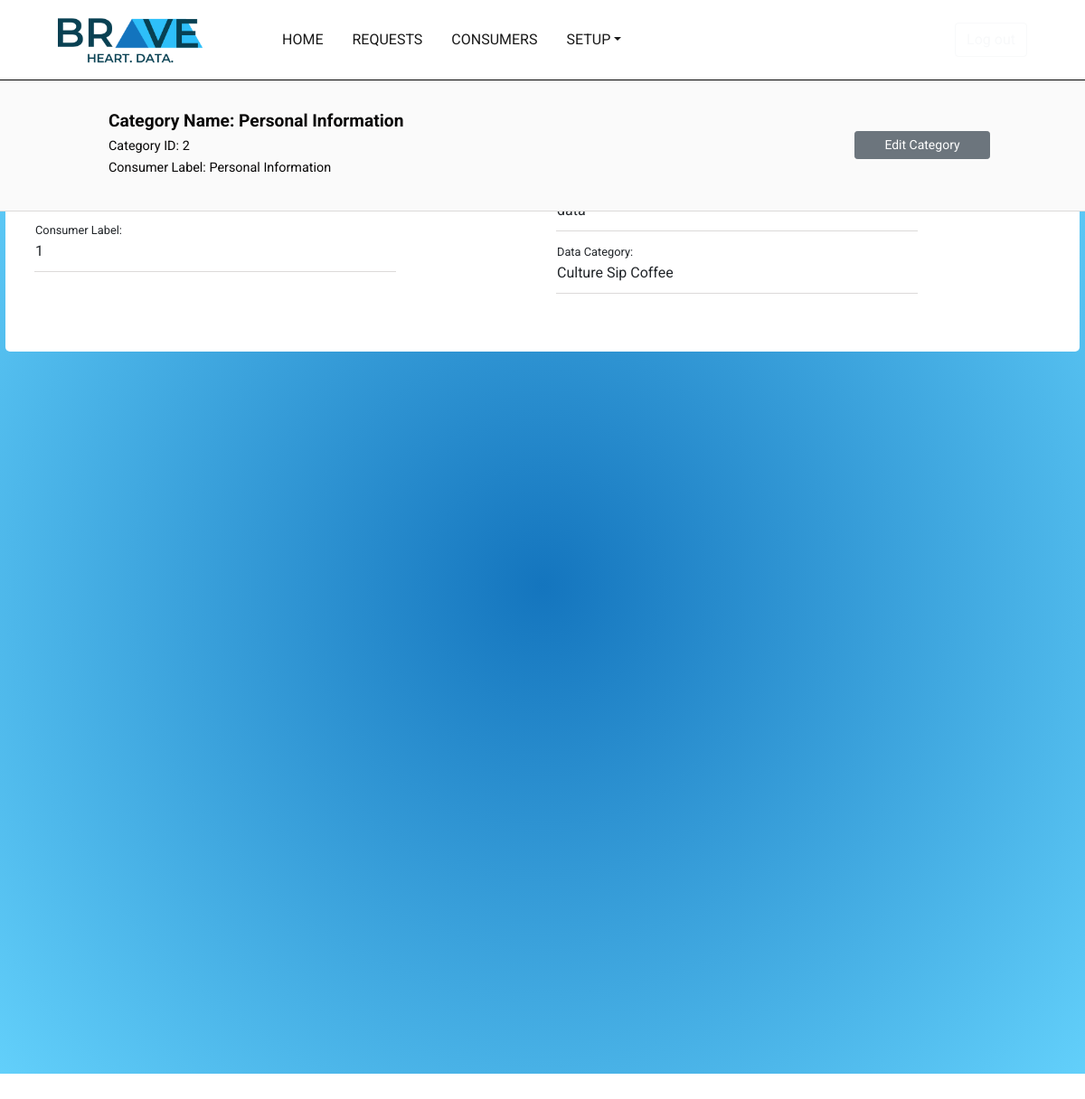
/metadata/category/2/ (signed in), run on an earlier commit of the app's database.
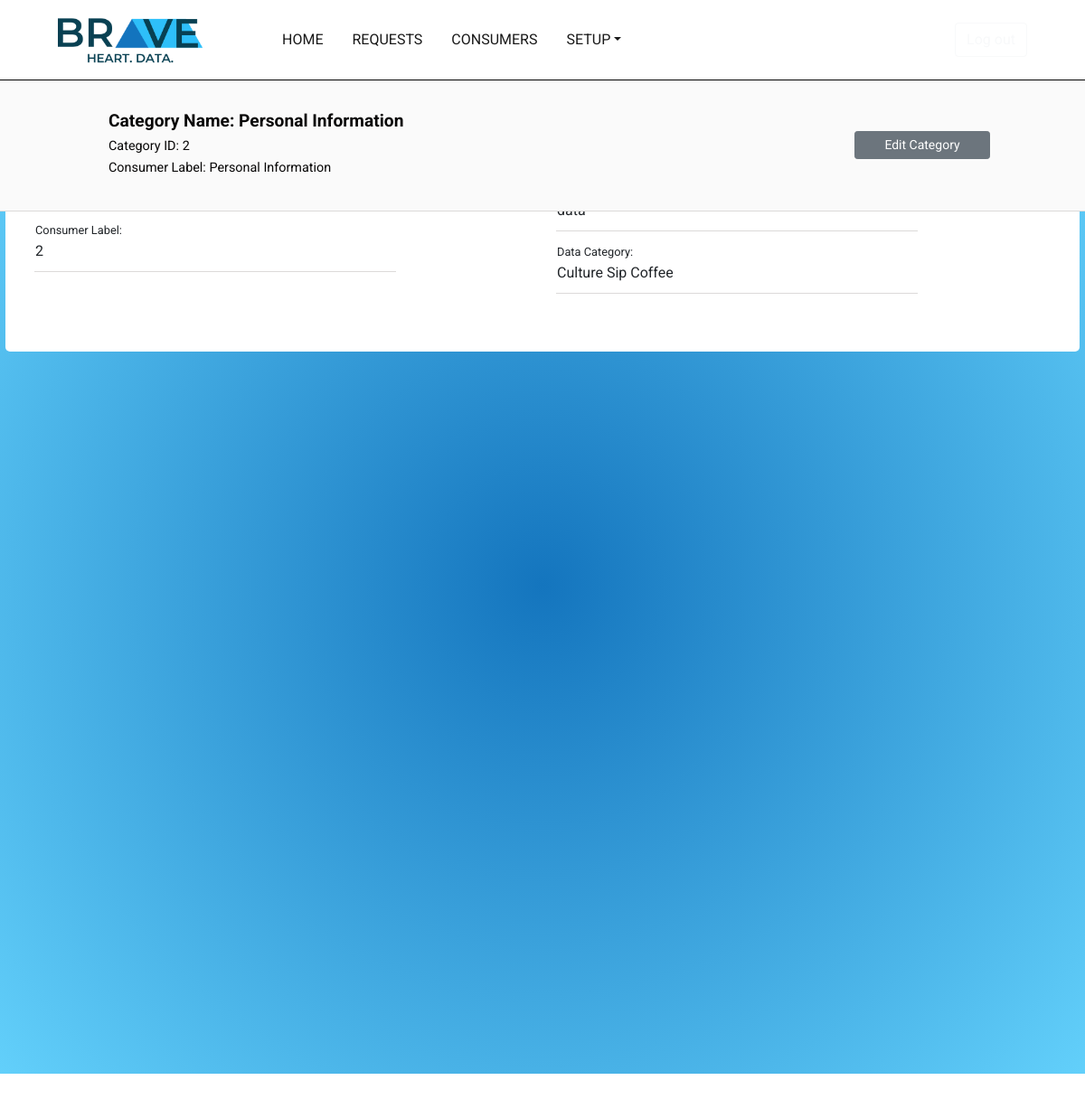
And on a later commit of the database.
### response_metadata/models.py (models this page shows, shortened)
class MetadataCategory(models.Model):
	category_type_choices = (
		('source','Data Source'),
		('vendor','3rd Party'),
		('data','Data')
		)
	category = models.TextField(max_length=255,blank=False,null=False)
	consumer_label = models.TextField(max_length=255,blank=False,null=False)
	consumer_description = models.TextField(max_length=255,blank=True)
	sequence = models.IntegerField(blank=True,default="1")
	created_at 	= models.DateTimeField(auto_now_add=True)
	updated_at 	= models.DateTimeField(auto_now=True)
	company		= models.ForeignKey(Company,on_delete=models.CASCADE,null=False,blank=False)
	category_type = models.TextField(max_length=255,choices=category_type_choices,blank=False,default='data')

### request_form_app/models.py (models this page shows, shortened)
class Company(models.Model):
	company_name = models.CharField(max_length=256,blank=False)
	legal_name = models.CharField(max_length=256,blank=True)
	website = models.URLField(max_length=200)
	primary_contact = models.ForeignKey('Contact',on_delete=models.CASCADE,null=True,blank=True)
	address 	= models.TextField(max_length=255,blank=True,null=True)
	address_line_two = models.TextField(max_length=255,blank=True,null=True)
	city 		= models.TextField(max_length=255,blank=True,null=True)
	state 		= USStateField(null=True,blank=True)
	zip_code 	= USZipCodeField(null=True,blank=True)
	country 	= models.CharField(max_length=256,blank=True)
	logo 		= models.ImageField(upload_to='request_form_app/company_logo',height_field='logo_height',width_field='logo_width',null=True,blank=True)
	logo_height = models.IntegerField(blank=True,null=True)
	logo_width  = models.IntegerField(blank=True,null=True)
	company_code = models.TextField(max_length=6,blank=True,null=True)
	def __str__(self):
		return self.company_name

### response_metadata/views.py (the view)
# urls.py: path('category/<int:pk>/',views.MetadataCategoryDetailView.as_view(),name='metadata_category_detail'),
class MetadataCategoryDetailView(LoginRequiredMixin,DetailView):
	model = MetadataCategory
	template_name = 'response_metadata/metadata_category_detail.html'
	login_url = '/console/login/'

### accounts/models.py (called while the page is built)
	@property
	def is_active(self):
		return self.staff

### response_metadata/templates/response_metadata/metadata_category_detail.html
{% extends 'user_console/console_base.html' %}
{% load staticfiles %}
{% block css_block %}
	<link rel="stylesheet" type="text/css" href="{% static 'user_console/request_detail.css' %}">
{% endblock%}
{% block main_block %}
	<div class="container-fullwidth">
		<div class="container-fullwidth fixed-top" id="header-wrapper">
			<div class="container-fullwidth" id="request-header-container">
				<div class="row">
					<div class="col-10">
						<span style="font-size: 1.2em;"><b>Category Name: {{metadatacategory.category}}</b></span><br>
						<p><span style="font-size:.9em;">Category ID: {{metadatacategory.pk}}</span><br>
						<span style="font-size: .9em;">Consumer Label: {{metadatacategory.consumer_label}}</span></p>
					</div>
					<div class="col-2 float-right" style="padding-top: 25px;">
						<div class="btn-group" role="group" aria-label="category detail group">
							<a href="{% url 'response_metadata:metadata_category_update' pk=metadatacategory.pk %}"><button type="button" class="btn btn-secondary float-right btn-sm" style="width: 150px;">Edit Category</button></a>
						</div>
					</div>
				</div>
				</div>
			</div>
	<div class="container-fullwidth" id="data-container" style="min-height: 1080px">
		<div class="jumbotron" id="data-jumbo">
			<div class="row">
				<div class="col-6">
					<table>
						<tbody>
							<tr><td class="data-row"><span class="field-label">Consumer Description:</span><br>{{ metadatacategory.comsumer_description }}</td></tr>
							<tr><td class="data-row"><span class="field-label">Consumer Label:</span><br>{{ metadatacategory.sequence }}</td></tr>
						</tbody>
					</table>
				</div>
				<div class="col-6">
					<table>
						<tbody>
							<tr><td class="data-row"><span class="field-label">Category Type:</span><br>{{ metadatacategory.category_type }}</td></tr>
							<tr><td class="data-row"><span class="field-label">Data Category:</span><br>{{ metadatacategory.company }}</td></tr>
						</tbody>
					</table>
				</div>
			</div>
		</div>
	</div>
	</div>
{% endblock %}

What changed in the data, as far as the page shows it:
changed MetadataCategory "Personal Information": sequence "1" → "2"
